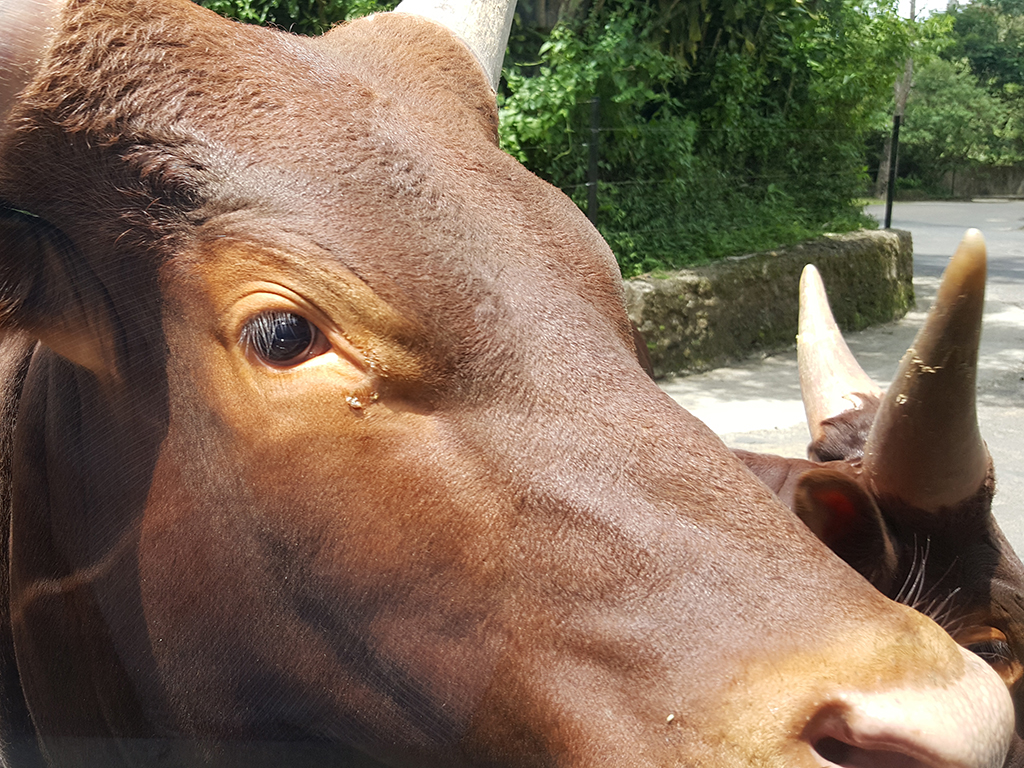
#> input picture images/ani1.jpg, 1024 x 768 px
$ python mosaic_image.py --image ../images/ani1.jpg
#> lines starting #> are read from the running program, lines starting #| are printed output that depends on the picture; after the words box and inside, x2 and y2 are one past the last pixel; in counts of white or black regions, pixels touching at a corner belong together
from __future__ import print_function
import argparse
import cv2
import numpy as np
import random
from handle_channel_roi import display_image

def mosaic_image(img, rect, size, mtype):
    new_result = img.copy()
    for height in range (rect[0], rect[2], size[0]):
        for width in range (rect[1], rect[3], size[1]):

            # 모자이크 크기만큼 슬라이싱
            dst = img[height:height+size[0], width:width+size[1]]

            # 평균
            if mtype == 1:
                dst = np.mean(dst, 1)
                dst = np.mean(dst, 0)
                new_result[height:height+size[0],width:width+size[1]] =\
                    [dst[0], dst[1], dst[2]]

            # 최대값
            elif mtype == 2:
                dst = np.max(dst, 1)
                dst = np.max(dst, 0)
                new_result[height:height + size[0], width:width + size[1]] = \
                    [dst[0], dst[1], dst[2]]

            # 최소값
            elif mtype == 3:
                dst = np.min(dst,1)
                dst = np.min(dst,0)
                new_result[height:height + size[0], width:width + size[1]] = \
                    [dst[0], dst[1], dst[2]]

            # 랜덤
            elif mtype ==4:
                # 수평 방향 넘칠 경우
                if height + size[0] > rect[2]:
                    new_height = random.randrange(height, rect[2])
                # 딱 떨어질 경우
                else :
                    new_height = random.randrange(height, height+size[0])
                # 수직 방향 넘칠 경우
                if width+size[1] > rect[3]:
                    new_width = random.randrange(width, rect[3])
                # 딱 떨어질 경우
                else:
                    new_width = random.randrange(width, width+size[1])
                # 처
                new_result[height:height+size[0], width:width+size[1]] = \
                    img[new_height][new_width]

    return new_result
if __name__ == '__main__':
    ap = argparse.ArgumentParser()
    ap.add_argument("-i", "--image", required = True, \
                    help = "Path to the input image")
    ap.add_argument("-s", "--start_point", type = int, \
                    nargs='+', default = [0,0], \
                    help = "Start point of the rectangle")
    ap.add_argument("-e", "--end_point", type = int, \
                    nargs='+', default=[150,100], \
                    help = "End point of the rectangle")
    ap.add_argument("-z", "--size", type = int, \
                    nargs='+', default=[15,15], \
                    help = "Mosaic Size")
    ap.add_argument("-t", "--type", type= int, \
                    default=1, \
                    help = "Mosaic Size")
    args = vars(ap.parse_args())

    filename = args['image']
    sp = args['start_point']
    ep = args['end_point']
    size = args['size']
    mtype = args['type']

    image = cv2.imread(filename, cv2.IMREAD_COLOR)
#> image is the input picture: shape (768, 1024, 3); mean B, G, R 87.3, 107.5, 128.3
    if(image is None):
        raise IOError("Cannot open the image")

    # 유효한 이미지 여부 확인
    (rows, cols, _)= image.shape
#> rows = 768; cols = 1024
    if(sp[0]<0 or sp[1]<0 or ep[0] > rows or ep[1]>cols):
        raise ValueError('Invalid Size')

    rect = sp + ep

    result = mosaic_image(image, rect, size, mtype)
#> after the loop in mosaic_image, `for height in range (rect[0], rect[2], size[0]):`:
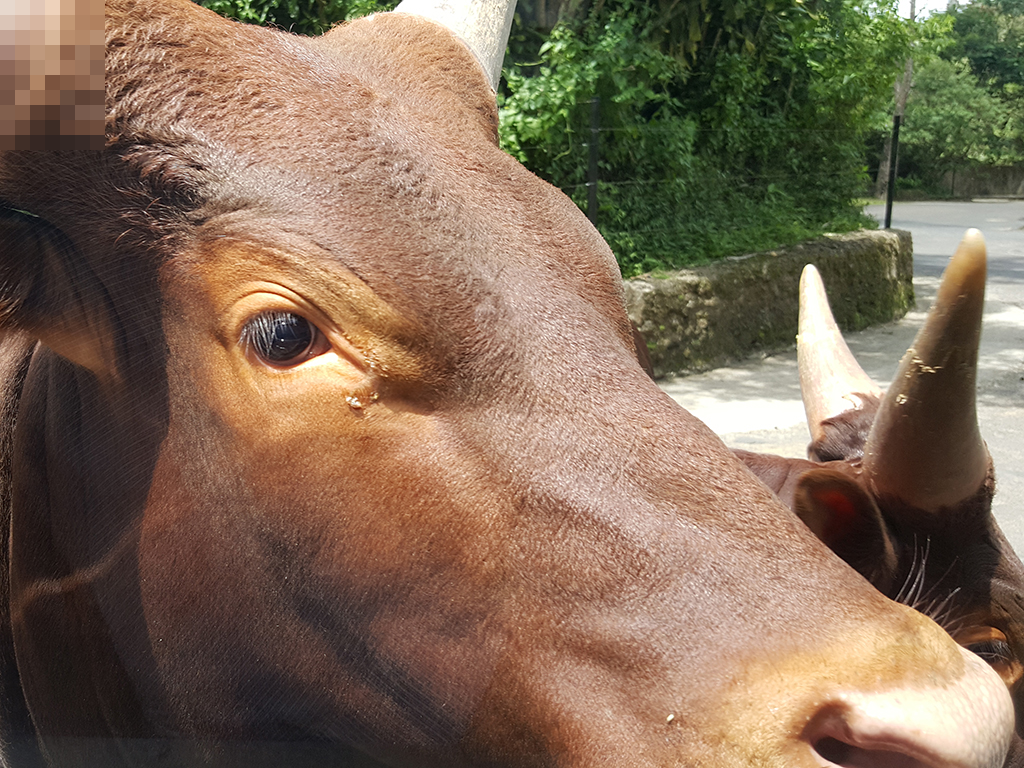
#> new_result: shape (768, 1024, 3); 2% of pixels changed, all inside (x1, y1, x2, y2) = (0, 0, 105, 150)

    cv2.namedWindow('image', cv2.WINDOW_NORMAL)
    cv2.imshow('image',result)

    cv2.waitKey(0)
    cv2.destroyAllWindows()

$ run again, on images/ani3.jpg
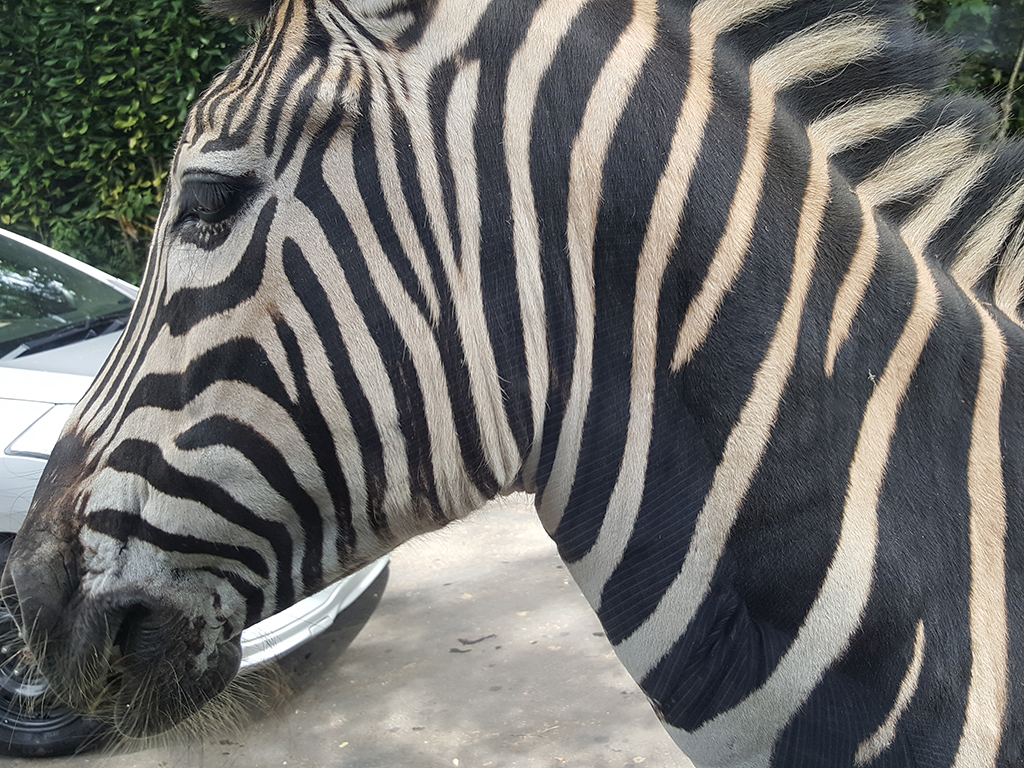
#> input picture images/ani3.jpg, 1024 x 768 px
#> image is the input picture: shape (768, 1024, 3); mean B, G, R 108.6, 111.4, 111.8
#> after the loop in mosaic_image, `for height in range (rect[0], rect[2], size[0]):`:
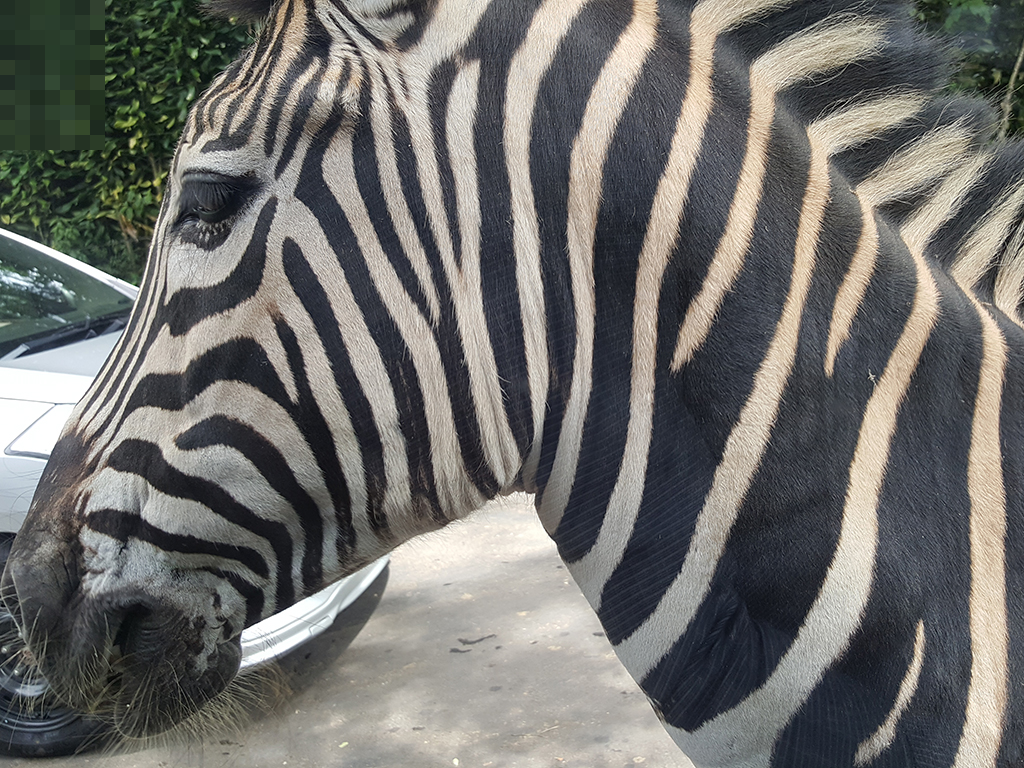
#> new_result: shape (768, 1024, 3); 2% of pixels changed, all inside (x1, y1, x2, y2) = (0, 0, 105, 150)

$ run again, on images/cable_roi1.jpg
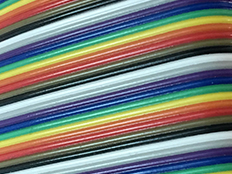
#> input picture images/cable_roi1.jpg, 232 x 174 px
#> image is the input picture: shape (174, 232, 3); mean B, G, R 119.7, 125.1, 120.9
#> after the loop in mosaic_image, `for height in range (rect[0], rect[2], size[0]):`:
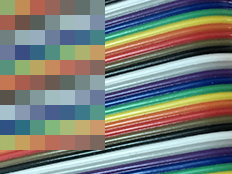
#> new_result: shape (174, 232, 3); mean B, G, R 119.5, 124.9, 120.7

$ run again, on images/cable_roi2.jpg
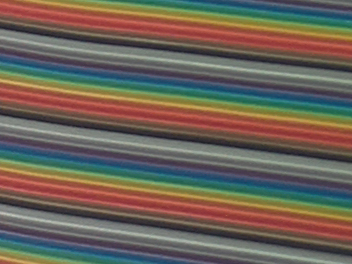
#> input picture images/cable_roi2.jpg, 352 x 264 px
#> image is the input picture: shape (264, 352, 3); mean B, G, R 87.8, 98.6, 108.5
#> after the loop in mosaic_image, `for height in range (rect[0], rect[2], size[0]):`:
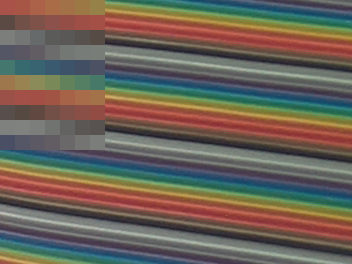
#> new_result: shape (264, 352, 3); 16.95% of pixels changed, all inside (x1, y1, x2, y2) = (0, 0, 105, 150)
